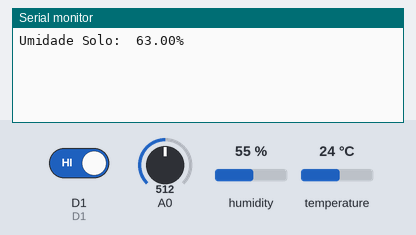
A sketch run on a simulated ESP8266 (NodeMCU). Parts: the last lines printed to the serial monitor. The inputs (shaded band) are chosen by the test bench; at power-on: humidity 55 %, A0 = 512, temperature 24 °C, D1 HIGH. WiFi joins after 1.5 s; servers stay silent unless stated.

Above: at 3.3 s.
3.4 s: humidity set to 22 %
At 5.5 s:
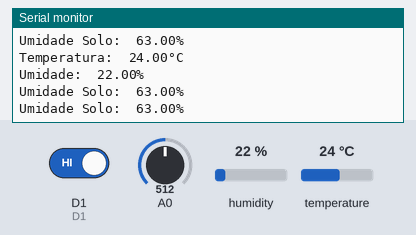
5.6 s: A0 set to 716
At 6.6 s:
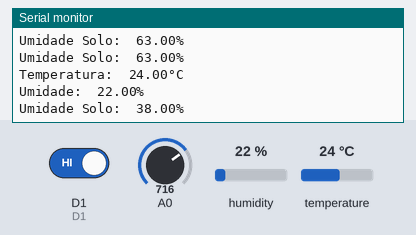
7.1 s: temperature set to 12 °C
At 7.9 s:
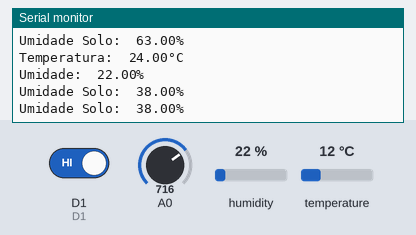
8.6 s: A0 set to 900
At 9.9 s:
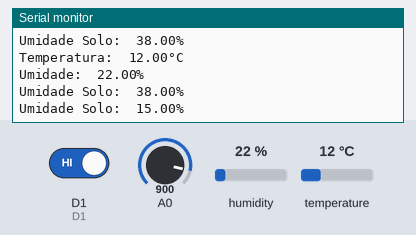
10.1 s: humidity set to 40 %
At 10.9 s:
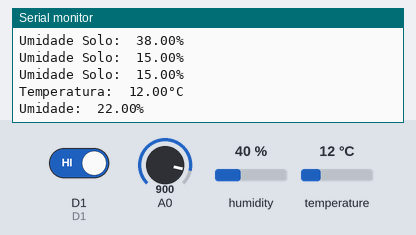
21.5 s: D1 driven LOW
Timing chart, 0 to 24.5 s (numbered marks = the images above; inputs shaded):
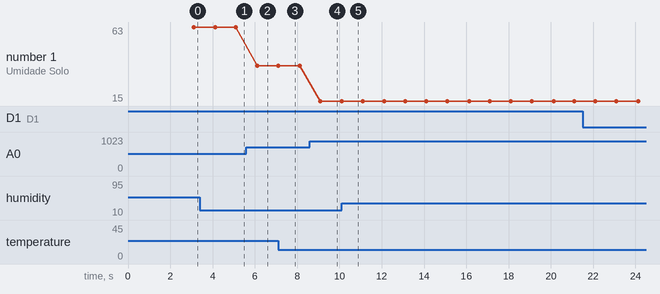

The sketch:

Code_for_NodeMCU.ino
```cpp
// Configurações do Blynk
#define BLYNK_PRINT Serial

#include <ESP8266WiFi.h>
#include <BlynkSimpleEsp8266.h>
#include <DHT.h>

// Configuração do DHT11
#define DHTTYPE DHT11

// Define os pinos do NodeMCU para facilitar o uso das portas
#define D0 16
#define D1 5
#define D2 4
#define D3 0
#define D4 2
#define D5 14
#define D6 12
#define D7 13
#define D8 15
#define D9 3
#define D10 1

// Cria um objeto do sensor DHT11
DHT dht(D2, DHTTYPE);

// Timers para disparar ações em um determinado tempo
BlynkTimer timerDHT, timerSolo, timerThingSpeak, timerNotify;

// Chaves de autenticação
const char blynk_auth[] = "***";

WiFiClient thingSpeak;
const char* server = "api.thingspeak.com";
const String keyThingSpeak = "***";

const char ssid[] = "***";
const char pass[] = "***";

// Variáveis dos sensores
float temperatura;
float umidade;
float umidadeSolo;

void setup() {
    Serial.begin(38400);

    // Inicializa o sensor DHT11
    dht.begin();

    // Inicia a conexão via Wi-Fi
    Blynk.begin(blynk_auth, ssid, pass);

    // Espera o Blynk conectar antes de iniciar
    while (!Blynk.connect()) {}

    // Configura o intervalo de tempo e a ação a ser disparada por cada timer
    timerDHT.setInterval(2000L, readDHT); // Dispara a cada 2 segundos
    timerSolo.setInterval(1000L, readSolo); // Dispara a cada 1 segundo
    timerThingSpeak.setInterval(20000L, sendToThingSpeak); // Dispara a cada 20 segundos
    timerNotify.setInterval(30000L, notificate); // Dispara a cada 30 segundos
}

void loop() {
    Blynk.run();
    timerDHT.run();
    timerSolo.run();
    timerThingSpeak.run();
    timerNotify.run();
}

// Leitura e envio de dados do sensor DHT11
void readDHT() {
    temperatura = dht.readTemperature();
    umidade = dht.readHumidity();

    if (!digitalRead(D1)) {
        // Informa que o sensor está desativado
        Blynk.virtualWrite(V0, "Desativado");
        Blynk.virtualWrite(V1, "Desativado");
    }
    else {
        if (!isnan(temperatura)) { // Só envia os dados se não ocorrer erro na leitura
            Blynk.virtualWrite(V0, temperatura);
            Serial.print("Temperatura:\t");
            Serial.print(temperatura);
            Serial.println("°C");
        }
        if (!isnan(umidade)) { // Só envia os dados se não ocorrer erro na leitura
            Blynk.virtualWrite(V1, umidade);
            Serial.print("Umidade:\t");
            Serial.print(umidade);
            Serial.println("%");
        }
    }
}

// Leitura e envio de dados do sensor de Umidade de Solo
void readSolo() {
    umidadeSolo = map(analogRead(A0), 216, 1023, 100, 0);
    Blynk.virtualWrite(V2, umidadeSolo);
    Serial.print("Umidade Solo:\t");
    Serial.print(umidadeSolo);
    Serial.println("%");
}

// Envio dos dados ao ThingSpeak
void sendToThingSpeak() {
    if (thingSpeak.connect(server, 80)) {
        Serial.println("Enviando informações para ThingSpeak...");
        String postStr = keyThingSpeak;

        // Os dados só são enviados se o sensor estiver ativado
        if (digitalRead(D1)) {
            if (!isnan(temperatura)) {
                postStr += "&field1=";
                postStr += String(temperatura);
            }
            if (!isnan(umidade)) {
                postStr += "&field2=";
                postStr += String(umidade);
            }
        }
        else {
            Serial.println("O sensor DHT11 está desativado.\nEnvio para o ThingSpeak cancelado.");
        }
        postStr += "&field3=";
        postStr += String(umidadeSolo);
        postStr += "\r\n\r\n";

        thingSpeak.print("POST /update HTTP/1.1\n");
        thingSpeak.print("Host: api.thingspeak.com\n");
        thingSpeak.print("Connection: close\n");
        thingSpeak.print("X-THINGSPEAKAPIKEY: " + keyThingSpeak + "\n");
        thingSpeak.print("Content-Type: application/x-www-form-urlencoded\n");
        thingSpeak.print("Content-Length: ");
        thingSpeak.print(postStr.length());
        thingSpeak.print("\n\n");
        thingSpeak.print(postStr);
        Serial.println("Informações enviadas!");
    }
    else {
        Serial.println("Falha ao conectar com " + String(server));
    }
    thingSpeak.stop();
}

// Envio de Notificações ao aplicativo do Blynk no smartphone
void notificate() {
    // Notifica quando a umidade do ar estiver muito alta
    if (umidade >= 80) {
        Blynk.notify("Alta Umidade! " + String(umidade) + "%");
    }

    // Notifica quando é preciso regar a planta
    if (umidadeSolo <= 20) {
        Blynk.notify("Baixa umidade no solo " + String(umidadeSolo) + "%\nRegue sua planta!");
    }
}
```

Measured:
- after the input at 3.4 s, the serial monitor: prints a new line after 0.73 s (image 1)
- after the input at 5.6 s, the serial monitor: prints a new line after 0.50 s (image 2)
- after the input at 8.6 s, the serial monitor: prints a new line after 0.50 s (image 4)
- plotted number 1: 63 → 38 after the input at 5.6 s, 38 → 15 after the input at 8.6 s
